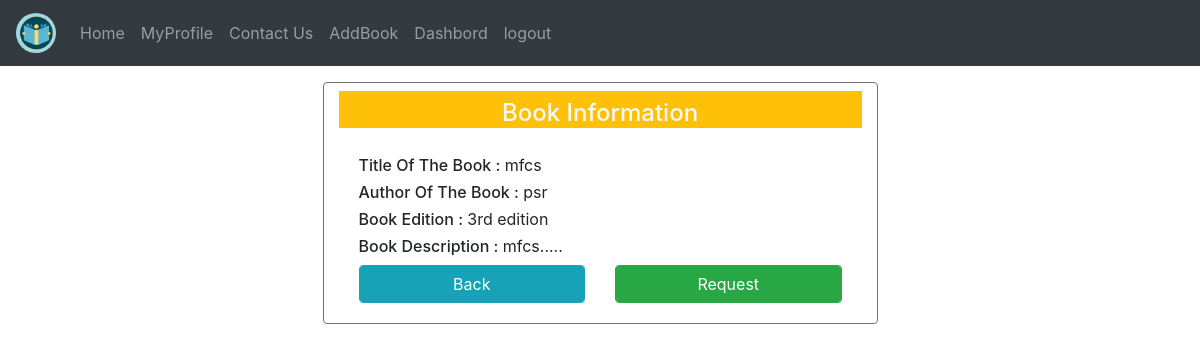
The app's page /bookview/1 (signed in) with its own data.
### LibraryApp/models.py (models this page shows)
class BookAdd(models.Model):
    b = [
		('G','----- Select Branch -----'),
		('CSE','Computer Science and Engineering'),
		('ECE','Electrical and Communication Engineering'),
		('EEE','Electrical and Electronics Engineering'),
		('CIVIL','Civil Engineering'),
		('MECH','Mechanical Engineering')
	]
    btitle = models.CharField(max_length=50)
    bauthor = models.CharField(max_length=50)
    bedition = models.CharField(max_length=20)
    bdes = models.TextField()
    bdept = models.CharField(max_length=50,choices=b,default='G')
    bstatus = models.BooleanField(default=False)
    num_copies = models.PositiveIntegerField(default=1)
    add_by = models.ForeignKey(User,on_delete=models.CASCADE)

### LibraryApp/views.py (the view, shortened to what this page needs)
# urls.py: path('bookview/<int:v>',views.bookview,name="bookview"),
def bookview(request,v):
    m = BookAdd.objects.get(id = v)
    isexist = BookRequest.objects.filter(book=m, requested_by=request.user).exists()
    requested_books_count = BookRequest.objects.filter(requested_by=request.user).count()
    return render(request,'html/bookview.html',{'bookview' : m})

### templates/html/bookview.html (shortened to what this page needs)
{% extends 'html/base.html' %}
{% block content %}
<div class="card col-md-6 mx-auto border rounded border-secondary">
    <h4 class="bg-warning text-light mt-2 pt-2 text-center">Book Information</h4>
    <div class="card-body">
        <h6>Title Of The Book  : <span style="font-weight: 400;">{{bookview.btitle}}</span></h6>
        <h6>Author Of The Book : <span style="font-weight: 400;">{{bookview.bauthor}}</span></h6>
        <h6>Book Edition       : <span style="font-weight: 400;">{{bookview.bedition}}</span> </h6>
        <h6>Book Description   : <span style="font-weight: 400;">{{bookview.bdes}}</span></h6>
        <form method="post">
            <div class="row">
                <div class="col">
                    <a href="{% url 'reqbk' %}" class="btn btn-info form-control">Back</a>
                </div>
                <div class="col">
                    <input type="submit" class="btn btn-success form-control" value="Request">
                </div>
            </div>
        </form>
    </div>
</div>
{% endblock content %}

### records on screen
BookAdd: btitle "mfcs", bauthor "psr", bedition "3rd edition", bdes "mfcs....."
